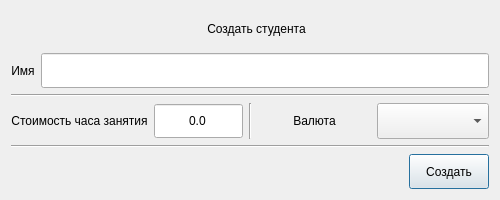
<?xml version="1.0" encoding="UTF-8"?>
<ui version="4.0">
 <class>CreaterStudent</class>
 <widget class="QDialog" name="CreaterStudent">
  <property name="geometry">
   <rect>
    <x>0</x>
    <y>0</y>
    <width>500</width>
    <height>200</height>
   </rect>
  </property>
  <property name="minimumSize">
   <size>
    <width>500</width>
    <height>200</height>
   </size>
  </property>
  <property name="maximumSize">
   <size>
    <width>500</width>
    <height>200</height>
   </size>
  </property>
  <property name="windowTitle">
   <string>StudentCreater</string>
  </property>
  <property name="modal">
   <bool>true</bool>
  </property>
  <layout class="QVBoxLayout" name="verticalLayout">
   <item>
    <layout class="QHBoxLayout" name="horizontalLayout">
     <item>
      <widget class="QLabel" name="img_lbl">
       <property name="sizePolicy">
        <sizepolicy hsizetype="Maximum" vsizetype="Maximum">
         <horstretch>0</horstretch>
         <verstretch>0</verstretch>
        </sizepolicy>
       </property>
       <property name="text">
        <string/>
       </property>
       <property name="alignment">
        <set>Qt::AlignCenter</set>
       </property>
      </widget>
     </item>
     <item>
      <widget class="QLabel" name="dialog_title_lbl">
       <property name="text">
        <string>Создать студента</string>
       </property>
       <property name="alignment">
        <set>Qt::AlignCenter</set>
       </property>
      </widget>
     </item>
    </layout>
   </item>
   <item>
    <layout class="QHBoxLayout" name="hLayout_1">
     <item>
      <widget class="QLabel" name="info_lbl_1">
       <property name="text">
        <string>Имя</string>
       </property>
       <property name="alignment">
        <set>Qt::AlignCenter</set>
       </property>
      </widget>
     </item>
     <item>
      <widget class="QLineEdit" name="name_le">
       <property name="sizePolicy">
        <sizepolicy hsizetype="Expanding" vsizetype="Minimum">
         <horstretch>0</horstretch>
         <verstretch>0</verstretch>
        </sizepolicy>
       </property>
       <property name="alignment">
        <set>Qt::AlignCenter</set>
       </property>
       <property name="cursorMoveStyle">
        <enum>Qt::LogicalMoveStyle</enum>
       </property>
      </widget>
     </item>
    </layout>
   </item>
   <item>
    <widget class="Line" name="hLine_1">
     <property name="orientation">
      <enum>Qt::Horizontal</enum>
     </property>
    </widget>
   </item>
   <item>
    <layout class="QHBoxLayout" name="hLayout_4">
     <item>
      <layout class="QHBoxLayout" name="hLayout_3">
       <item>
        <widget class="QLabel" name="info_lbl_2">
         <property name="text">
          <string>Стоимость часа занятия</string>
         </property>
         <property name="alignment">
          <set>Qt::AlignCenter</set>
         </property>
         <property name="wordWrap">
          <bool>true</bool>
         </property>
        </widget>
       </item>
       <item>
        <widget class="QDoubleSpinBox" name="hour_cost_spin_box">
         <property name="sizePolicy">
          <sizepolicy hsizetype="Minimum" vsizetype="Minimum">
           <horstretch>0</horstretch>
           <verstretch>0</verstretch>
          </sizepolicy>
         </property>
         <property name="wrapping">
          <bool>false</bool>
         </property>
         <property name="frame">
          <bool>true</bool>
         </property>
         <property name="alignment">
          <set>Qt::AlignCenter</set>
         </property>
         <property name="buttonSymbols">
          <enum>QAbstractSpinBox::NoButtons</enum>
         </property>
         <property name="decimals">
          <number>1</number>
         </property>
         <property name="maximum">
          <double>999999.000000000000000</double>
         </property>
         <property name="value">
          <double>0.000000000000000</double>
         </property>
        </widget>
       </item>
      </layout>
     </item>
     <item>
      <widget class="Line" name="vLine_1">
       <property name="orientation">
        <enum>Qt::Vertical</enum>
       </property>
      </widget>
     </item>
     <item>
      <layout class="QHBoxLayout" name="hLayout_2">
       <item>
        <widget class="QLabel" name="info_lbl_3">
         <property name="text">
          <string>Валюта</string>
         </property>
         <property name="alignment">
          <set>Qt::AlignCenter</set>
         </property>
        </widget>
       </item>
       <item>
        <widget class="QComboBox" name="currency_box">
         <property name="sizePolicy">
          <sizepolicy hsizetype="Preferred" vsizetype="Minimum">
           <horstretch>0</horstretch>
           <verstretch>0</verstretch>
          </sizepolicy>
         </property>
        </widget>
       </item>
      </layout>
     </item>
    </layout>
   </item>
   <item>
    <widget class="Line" name="hLine_2">
     <property name="orientation">
      <enum>Qt::Horizontal</enum>
     </property>
    </widget>
   </item>
   <item>
    <layout class="QHBoxLayout" name="hLayout_5">
     <item>
      <spacer name="hSpacer_1">
       <property name="orientation">
        <enum>Qt::Horizontal</enum>
       </property>
       <property name="sizeHint" stdset="0">
        <size>
         <width>40</width>
         <height>20</height>
        </size>
       </property>
      </spacer>
     </item>
     <item>
      <widget class="QPushButton" name="done_btn">
       <property name="sizePolicy">
        <sizepolicy hsizetype="Minimum" vsizetype="Minimum">
         <horstretch>0</horstretch>
         <verstretch>0</verstretch>
        </sizepolicy>
       </property>
       <property name="text">
        <string>Создать</string>
       </property>
      </widget>
     </item>
    </layout>
   </item>
  </layout>
 </widget>
 <resources/>
 <connections/>
</ui>
